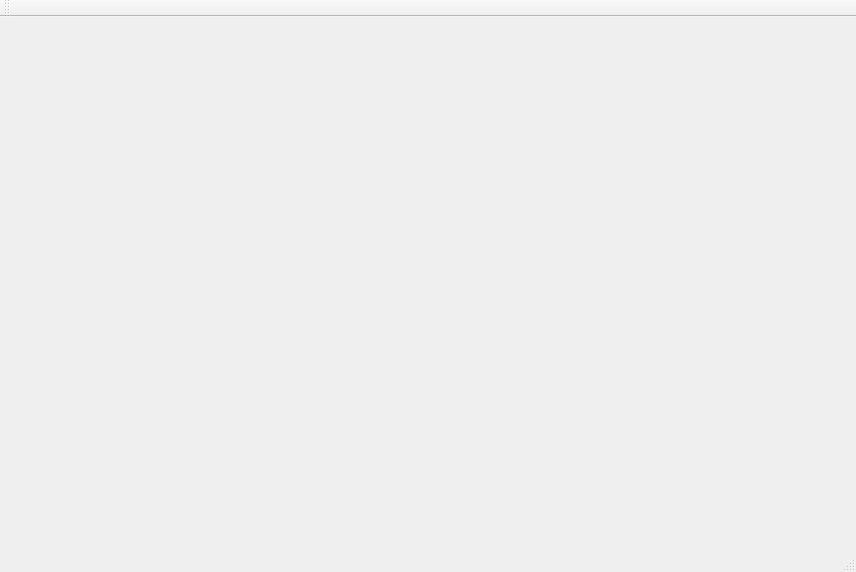
<?xml version="1.0" encoding="UTF-8"?>
<ui version="4.0">
 <class>MainWindow</class>
 <widget class="QMainWindow" name="MainWindow">
  <property name="geometry">
   <rect>
    <x>0</x>
    <y>0</y>
    <width>856</width>
    <height>572</height>
   </rect>
  </property>
  <property name="maximumSize">
   <size>
    <width>1660</width>
    <height>1660</height>
   </size>
  </property>
  <property name="mouseTracking">
   <bool>true</bool>
  </property>
  <property name="windowTitle">
   <string>MainWindow</string>
  </property>
  <widget class="QWidget" name="centralWidget">
   <property name="mouseTracking">
    <bool>true</bool>
   </property>
  </widget>
  <widget class="QMenuBar" name="menuBar">
   <property name="geometry">
    <rect>
     <x>0</x>
     <y>0</y>
     <width>856</width>
     <height>26</height>
    </rect>
   </property>
  </widget>
  <widget class="QToolBar" name="mainToolBar">
   <attribute name="toolBarArea">
    <enum>TopToolBarArea</enum>
   </attribute>
   <attribute name="toolBarBreak">
    <bool>false</bool>
   </attribute>
  </widget>
  <widget class="QStatusBar" name="statusBar"/>
 </widget>
 <layoutdefault spacing="6" margin="11"/>
 <resources/>
 <connections/>
</ui>
